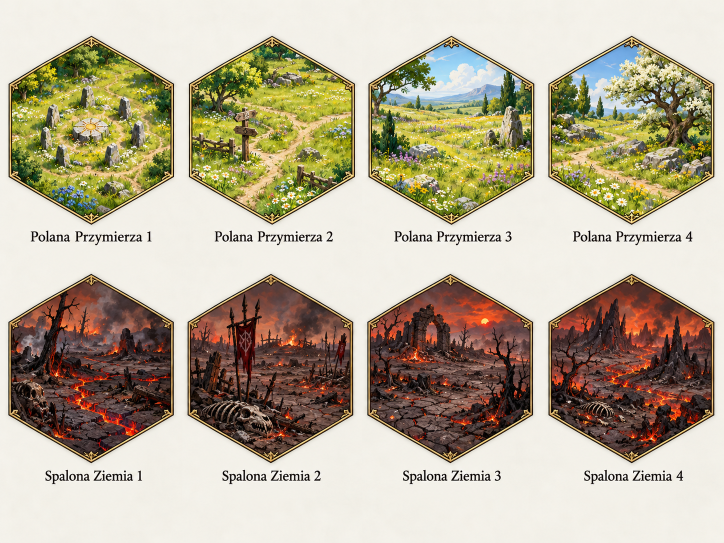
#> input picture docs/grafika/kafelki_mapy/polana_spalona_ziemia.png, 1448 x 1086 px (shown at 1/2 size); its folder holds 5 pictures in this run
$ python tiles.py
#> lines starting #> are read from the running program, lines starting #| are printed output that depends on the picture
#> in sheet, im is the input picture: PIL image 1448x1086 RGB; mean R, G, B 183.3, 172.9, 150.9
"""Cut the hex map tiles from docs/grafika/kafelki_mapy into public/assets/tiles/.

Every tile is cropped to its hexagon, masked (pointy-top) and saved as <name>_<n>.png.
Usage: python3 scripts/assets/tiles.py
"""
import os
from PIL import Image, ImageDraw, ImageFilter

ROOT = os.path.dirname(os.path.dirname(os.path.dirname(os.path.abspath(__file__))))
SRC = os.path.join(ROOT, 'docs', 'grafika', 'kafelki_mapy')
OUT = os.path.join(ROOT, 'public', 'assets', 'tiles')
W, H = 260, 300  # output tile size (pointy-top hex, width : height ≈ 0.866)


def hexes(sheet, min_area=30000):
    """Bounding boxes of hex tiles on a light sheet (labels are too small to count)."""
#> called with min_area = 30000
    im = sheet.convert('RGB')
    w, h = im.size
#> w = 1448; h = 1086
    small = im.resize((w // 4, h // 4))
    px = small.load()
    sw, sh = small.size
#> sw = 362; sh = 271
    bg = px[2, 2]
#> bg = (244, 242, 234)
    mask = bytearray(sw * sh)
    for y in range(sh):
        for x in range(sw):
            r, g, b = px[x, y]
            if abs(r - bg[0]) + abs(g - bg[1]) + abs(b - bg[2]) > 60:
                mask[y * sw + x] = 1
    seen = bytearray(sw * sh)
    boxes = []
    for y in range(sh):
        for x in range(sw):
            if mask[y * sw + x] and not seen[y * sw + x]:
                stack = [(x, y)]
                seen[y * sw + x] = 1
                x0 = x1 = x
                y0 = y1 = y
                n = 0
                while stack:
                    cx, cy = stack.pop()
                    n += 1
                    x0, x1, y0, y1 = min(x0, cx), max(x1, cx), min(y0, cy), max(y1, cy)
                    for nx, ny in ((cx + 1, cy), (cx - 1, cy), (cx, cy + 1), (cx, cy - 1)):
                        if 0 <= nx < sw and 0 <= ny < sh and mask[ny * sw + nx] and not seen[ny * sw + nx]:
                            seen[ny * sw + nx] = 1
                            stack.append((nx, ny))
                if n * 16 >= min_area:
                    boxes.append((x0 * 4, y0 * 4, (x1 + 1) * 4, (y1 + 1) * 4))
    # Reading order: rows top to bottom, then left to right.
    boxes.sort(key=lambda b: (round(b[1] / 150), b[0]))
    return boxes


def hex_mask(w, h, inset=0):
    m = Image.new('L', (w, h), 0)
    i = inset
    ImageDraw.Draw(m).polygon([(w / 2, i), (w - i, h * 0.25 + i / 2), (w - i, h * 0.75 - i / 2), (w / 2, h - i), (i, h * 0.75 - i / 2), (i, h * 0.25 + i / 2)], fill=255)
    return m.filter(ImageFilter.GaussianBlur(1))


def save_tile(img, name):
    # The game clips tiles to a hexagon itself, so a JPEG on a dark ground is enough (and small).
    img = img.convert('RGBA').resize((W, H), Image.LANCZOS)
    ground = Image.new('RGBA', (W, H), (16, 32, 31, 255))
    ground.paste(img, (0, 0), hex_mask(W, H))
    os.makedirs(OUT, exist_ok=True)
    ground.convert('RGB').save(os.path.join(OUT, f'{name}.jpg'), quality=86, optimize=True)


def transparent_sheet(file, names):
    """Sheet on a transparent background with glowing labels: find tiles by opacity, drop the red glow."""
    im = Image.open(os.path.join(SRC, file)).convert('RGBA')
    flat = Image.new('RGB', im.size, (255, 255, 255))
    src, out = im.load(), flat.load()
    for y in range(im.size[1]):
        for x in range(im.size[0]):
            r, g, b, a = src[x, y]
            if a > 200 and not (r > 150 and g < 90 and b < 90):
                out[x, y] = (0, 0, 0)
    boxes = hexes(flat)
    if len(boxes) != len(names):
        raise SystemExit(f'{file}: found {len(boxes)} tiles, expected {len(names)}')
    for (x0, y0, x1, y1), name in zip(boxes, names):
        # The label hangs under the tile: a pointy-top hexagon is 2/√3 times as tall as it is wide.
        save_tile(im.crop((x0, y0, x1, y0 + round((x1 - x0) * 1.1547))), name)


def sheet(file, names):
    im = Image.open(os.path.join(SRC, file))
    boxes = hexes(im)
#> boxes = [(16, 68, 352, 452), (376, 68, 712, 452), (736, 68, 1072, 452), (1096, 68, 1432, 452), (16, 544, 352, 928), (372, 544, 708, 928), (732, 544, 1068, 928), (1096, 544, 1432, 928)]
    if len(boxes) != len(names):
        raise SystemExit(f'{file}: found {len(boxes)} tiles, expected {len(names)}')
    # A heading line touching a tile widens its box: borrow the x-range of the same column elsewhere.
    widths = sorted(b[2] - b[0] for b in boxes)
#> widths = [336, 336, 336, 336, 336, 336, 336, 336]
    typical = widths[len(widths) // 2]
#> typical = 336
    for i, (x0, y0, x1, y1) in enumerate(boxes):
        if x1 - x0 > typical * 1.1:
            twin = min((b for b in boxes if b[2] - b[0] <= typical * 1.1), key=lambda b: abs((b[0] + b[2]) - (x0 + x1)) if b[0] < x1 and b[2] > x0 else 1e9)
            boxes[i] = (twin[0], y0, twin[2], y1)
#> this loop made 8 passes
    heights = sorted(b[3] - b[1] for b in boxes)
#> heights = [384, 384, 384, 384, 384, 384, 384, 384]
    tall = heights[len(heights) // 2]
#> tall = 384
    for (x0, y0, x1, y1), name in zip(boxes, names):
        # An ornament touching a tile stretches its box upward: keep the sheet's usual height from the bottom.
        if y1 - y0 > tall * 1.05:
            y0 = y1 - tall
        save_tile(im.crop((x0, y0, x1, y1)), name)
#> this loop made 8 passes


def single(file, name):
    im = Image.open(os.path.join(SRC, file)).convert('RGBA')
    save_tile(im.crop(im.split()[3].point(lambda v: 255 if v > 128 else 0).getbbox()), name)


def four(prefix):
    return [f'{prefix}_{i}' for i in range(1, 5)]


if __name__ == '__main__':
    sheet('polana_spalona_ziemia.png', four('meadow') + four('scorched'))
    sheet('las_bagno.png', four('forest') + four('swamp'))
#> call 2 of sheet, with file = 'las_bagno.png'
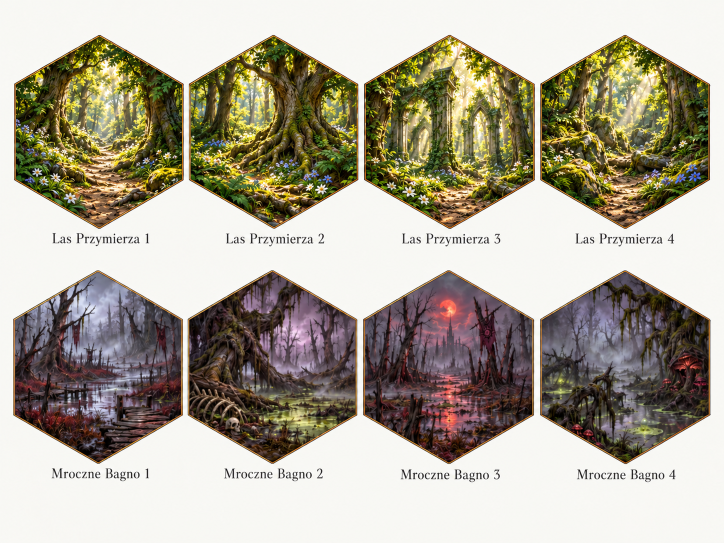
#> input picture docs/grafika/kafelki_mapy/las_bagno.png, 1448 x 1086 px (shown at 1/2 size)
#> in sheet, im is the input picture: PIL image 1448x1086 RGB; mean R, G, B 173.6, 167.3, 151.9
#> in sheet (call 2), `boxes = hexes(im)`: boxes = [(28, 68, 368, 460), (376, 68, 720, 460), (724, 68, 1072, 460), (1080, 68, 1424, 460), (24, 540, 368, 928), (372, 540, 716, 928), (724, 536, 1072, 928), (1080, 540, 1424, 928)]
#> in sheet (call 2), `widths = sorted(b[2] - b[0] for b in boxes)`: widths = [340, 344, 344, 344, 344, 344, 348, 348]
#> in sheet (call 2), `typical = widths[len(widths) // 2]`: typical = 344
#> the loop in sheet (call 2), `for i, (x0, y0, x1, y1) in enumerate(boxes):` made 8 passes
#> in sheet (call 2), `heights = sorted(b[3] - b[1] for b in boxes)`: heights = [388, 388, 388, 392, 392, 392, 392, 392]
#> in sheet (call 2), `tall = heights[len(heights) // 2]`: tall = 392
#> the loop in sheet (call 2), `for (x0, y0, x1, y1), name in zip(boxes, names): # An ornament touchin..` made 8 passes
#> pass 1, in save_tile (call 9), `ground.convert('RGB').save(os.path.join(OUT, f'{name}.jpg'), quality=8..`:
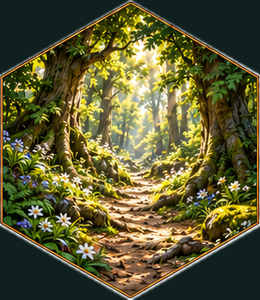
#> saved as forest_1.jpg: PIL image 260x300 RGB; mean R, G, B 92.7, 90.3, 49.9
    sheet('rzeki_mosty.png', four('river') + four('bridge'))
#> call 3 of sheet, with file = 'rzeki_mosty.png'
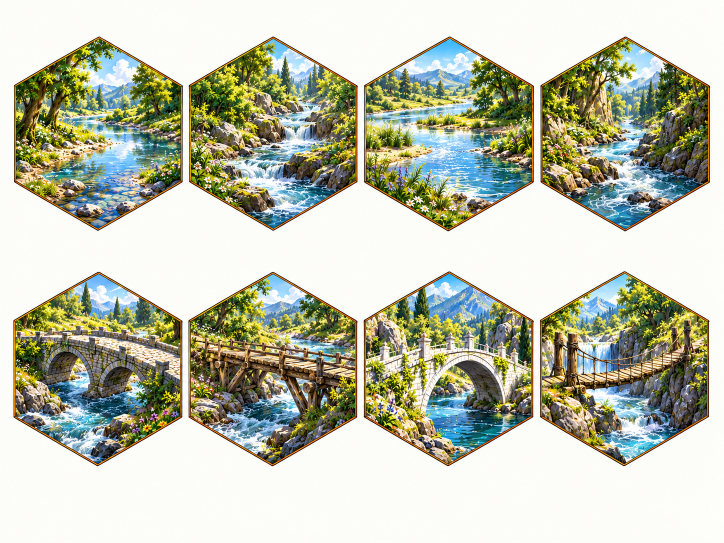
#> input picture docs/grafika/kafelki_mapy/rzeki_mosty.png, 1448 x 1086 px (shown at 1/2 size)
#> in sheet, im is the input picture: PIL image 1448x1086 RGB; mean R, G, B 190.6, 194, 176
#> in sheet (call 3), `boxes = hexes(im)`: boxes = [(28, 72, 368, 464), (376, 72, 716, 464), (728, 72, 1068, 464), (1080, 72, 1424, 464), (24, 540, 368, 932), (376, 540, 716, 932), (724, 540, 1068, 932), (1076, 540, 1420, 932)]
#> in sheet (call 3), `widths = sorted(b[2] - b[0] for b in boxes)`: widths = [340, 340, 340, 340, 344, 344, 344, 344]
#> the loop in sheet (call 3), `for i, (x0, y0, x1, y1) in enumerate(boxes):` made 8 passes
#> in sheet (call 3), `heights = sorted(b[3] - b[1] for b in boxes)`: heights = [392, 392, 392, 392, 392, 392, 392, 392]
#> the loop in sheet (call 3), `for (x0, y0, x1, y1), name in zip(boxes, names): # An ornament touchin..` made 8 passes
#> pass 1, in save_tile (call 17), `ground.convert('RGB').save(os.path.join(OUT, f'{name}.jpg'), quality=8..`:
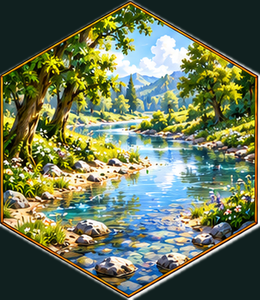
#> saved as river_1.jpg: PIL image 260x300 RGB; mean R, G, B 104.5, 116.2, 87.2
    sheet('gory_szczeliny.png', four('mountain') + four('chasm'))
#> call 4 of sheet, with file = 'gory_szczeliny.png'
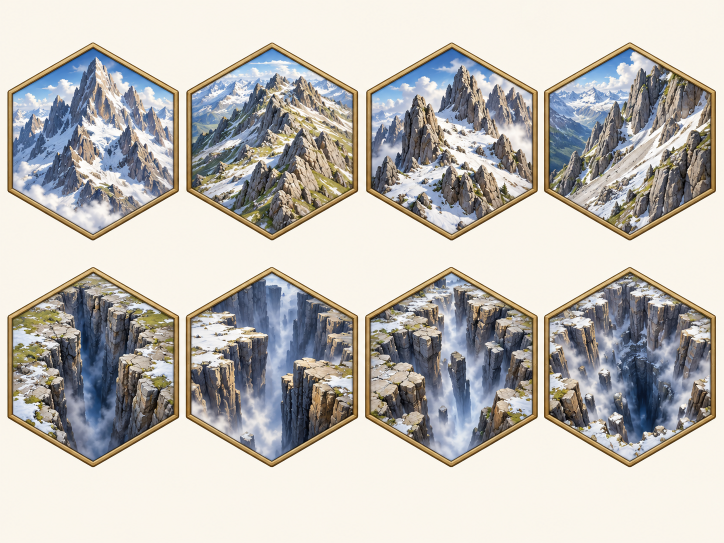
#> input picture docs/grafika/kafelki_mapy/gory_szczeliny.png, 1448 x 1086 px (shown at 1/2 size)
#> in sheet, im is the input picture: PIL image 1448x1086 RGB; mean R, G, B 191.3, 188.2, 183.1
#> in sheet (call 4), `boxes = hexes(im)`: boxes = [(12, 84, 360, 480), (372, 84, 720, 480), (732, 84, 1076, 480), (1088, 84, 1432, 480), (12, 532, 360, 936), (368, 532, 720, 936), (728, 532, 1076, 936), (1084, 532, 1432, 936)]
#> in sheet (call 4), `widths = sorted(b[2] - b[0] for b in boxes)`: widths = [344, 344, 348, 348, 348, 348, 348, 352]
#> in sheet (call 4), `typical = widths[len(widths) // 2]`: typical = 348
#> the loop in sheet (call 4), `for i, (x0, y0, x1, y1) in enumerate(boxes):` made 8 passes
#> in sheet (call 4), `heights = sorted(b[3] - b[1] for b in boxes)`: heights = [396, 396, 396, 396, 404, 404, 404, 404]
#> in sheet (call 4), `tall = heights[len(heights) // 2]`: tall = 404
#> the loop in sheet (call 4), `for (x0, y0, x1, y1), name in zip(boxes, names): # An ornament touchin..` made 8 passes
#> pass 1, in save_tile (call 25), `ground.convert('RGB').save(os.path.join(OUT, f'{name}.jpg'), quality=8..`:
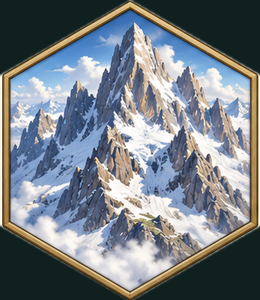
#> saved as mountain_1.jpg: PIL image 260x300 RGB; mean R, G, B 119.7, 127, 133.5
#> pass 2, in save_tile (call 26), `ground.convert('RGB').save(os.path.join(OUT, f'{name}.jpg'), quality=8..`:
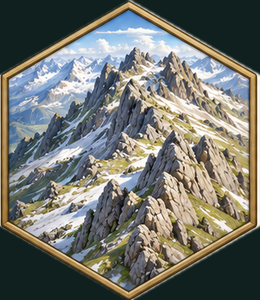
#> saved as mountain_2.jpg: PIL image 260x300 RGB; mean R, G, B 115, 117, 110.2
#> (the run stopped early here; a loop or call above may not have finished)
